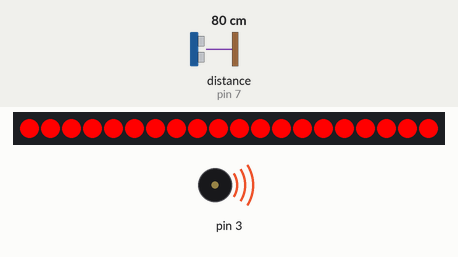
This sketch was run on a simulated Arduino Uno, built with avr-gcc and run on an emulated ATmega328P. On the bench: 20 RGB LEDs in strip order, left to right, buzzer (waves = sounding). Wiring (inferred from the names in the program): ultrasonic range finder: trigger pin 7; echo pin 7. The test bench sets the inputs (shaded band); at power-on: distance to the obstacle (sensor on pin 7) 80 cm. The echo pulse lasts 58.3 µs per cm.

Above: at 1.2 s.
1.3 s: distance to the obstacle (sensor on pin 7) set to 250 cm
At 1.53 s:
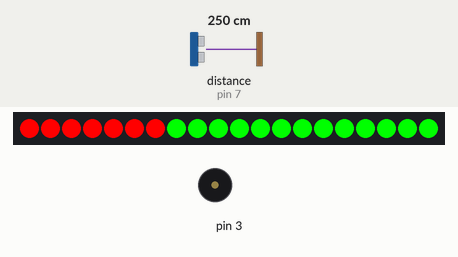
3.1 s: distance to the obstacle (sensor on pin 7) set to 299 cm
At 4.5 s:
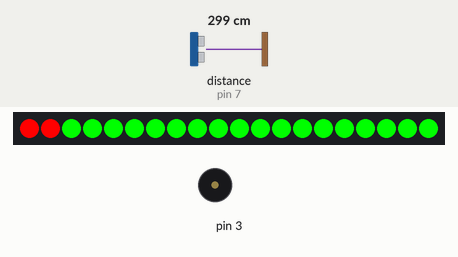
Timing chart, 0 to 6.1 s (numbered marks = the images above; inputs shaded):
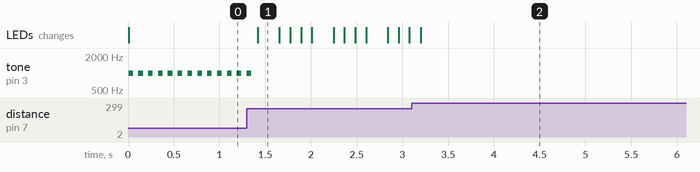

The sketch:

Arduino_C_Code.ino
```cpp
#include<Adafruit_NeoPixel.h>


// Initialize all variable and pins used
const int pingPin = 7;
long dist_in_cm, duration;
#define neopixel_pin 9
#define no_of_leds 20
// Initialize object of NeoPixel
Adafruit_NeoPixel strip = Adafruit_NeoPixel(no_of_leds, neopixel_pin, NEO_GRB + NEO_KHZ800);


//Set up Arduino
void setup() {
  strip.begin();
  strip.show();
}

//Main function
void loop() {
  duration=get_ping_time();          //Ultra Sonic sensor signal travel time
  dist_in_cm = TIMEtoDIST(duration); // get distance from time
  set_lights(dist_in_cm);            //Light up green, red leds & buzzer based on distance
  delay(100);
}


// This function gives time taken for Ultra Sonic signal to travel to & from object
long get_ping_time(){
  long duration;

  pinMode(pingPin, OUTPUT);
  digitalWrite(pingPin, LOW);
  delayMicroseconds(2);
  digitalWrite(pingPin, HIGH);
  delayMicroseconds(5);
  digitalWrite(pingPin, LOW);

  pinMode(pingPin, INPUT);
  duration = pulseIn(pingPin, HIGH);
  return duration;
}


//This function converts time taken by signal to distance
long TIMEtoDIST(long microseconds) {
  return microseconds / 29 / 2;
}


// This Function Switches on NeoPixel LEDs and buzzer based on distance
// Trigger for Buzzer is distance less than 130cms
void set_lights(float distance){
  int i=0;
  int red_leds=(330-distance)/10;
  if (distance>330) {
    for (i=0;i<20;i++){
    strip.setPixelColor(i  , 0, 255, 0);
    }
    noTone(3);
    strip.show();
    goto endoffunc;
  }
  else if (distance<130) {
    tone(3,1000,50);
    for (i=0;i<20;i++){
    strip.setPixelColor(i  , 255, 0, 0);
    }
    strip.show();
    goto endoffunc;
  }
  noTone(3);
  for (i=0;i<red_leds;i++){
    strip.setPixelColor(i  , 255, 0, 0);
  }
  strip.show();
  i=i-1;
  for (i;i<20;i++){
    strip.setPixelColor(i  , 0, 255, 0);
  }
  strip.show();
  endoffunc:
  strip.show();
}
```

Measured:
- after the input at 1.3 s, tone on pin 3: goes on until 1.3 s, then stays silent; the LEDs: change after 0.12 s (image 1)
- after the input at 3.1 s, the LEDs: change after 0.10 s (image 2)
- by itself, tone on pin 3: alternates 1000 Hz for 0.05 s and silent for 0.06 s
